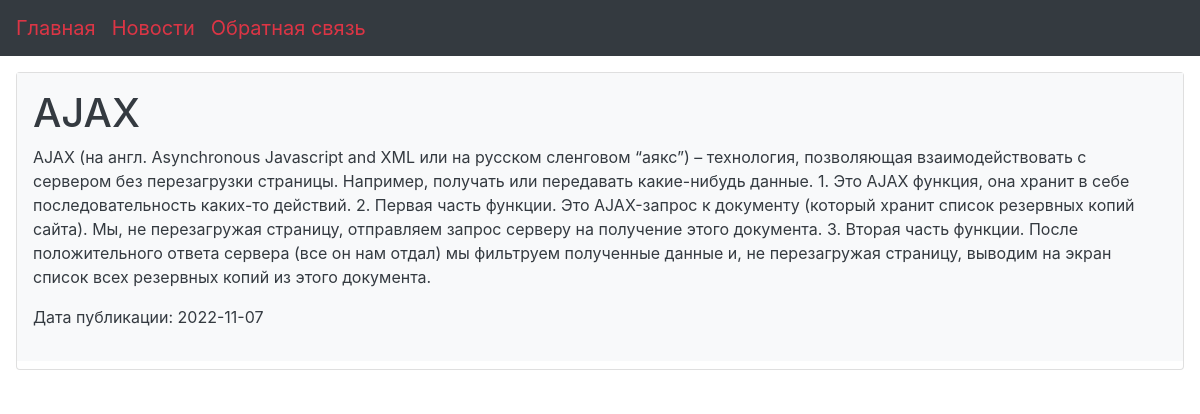
Page /post.php?id_article=5 on the committed database.
### tables this page shows
CREATE TABLE `topic` (
  `id` int NOT NULL,
  `name` text NOT NULL
);

CREATE TABLE `articles` (
  `id` int NOT NULL,
  `title` tinytext,
  `text` text NOT NULL,
  `id_topic` int NOT NULL,
  `views` int NOT NULL DEFAULT '0',
  `date` datetime NOT NULL DEFAULT CURRENT_TIMESTAMP
);

### generation.php (the view, shortened to what this page needs)
<?php
function generation_head_menu ($mysqli) {
    $sql = "SELECT * FROM `topic`";
    $resSQL = $mysqli -> query($sql);
    ?>
    <header class="menu">
        <div class="container_menu">
            <nav class="navbar navbar-expand-lg navbar-dark bg-dark">
                <ul class="navbar-nav mr-auto">
                    <li><a class="navbar-brand text-danger" href="index.php">Главная</a></li>
                    <?php
                    while ($rowTopic = $resSQL -> fetch_assoc()) {
                        echo '<li class="nav-item"><a class="navbar-brand text-danger" href="./topic.php?id_topic='. $rowTopic["id"] .'">'. $rowTopic['name'].'</a></li>';
                    }
                    echo '<a class="navbar-brand text-danger" href="signup.php">Обратная связь</a>';
                    ?>
                </ul>
            </nav>
        </div>
    </header>
    <?php
}
            ?>
            <?php
function generation_post ($mysqli, $id_article) {
    $sql = "SELECT * FROM `articles` WHERE `id` = '$id_article'";
    $res = $mysqli -> query($sql);
    if ($res -> num_rows === 1) {
        $resPost = $res -> fetch_assoc()?>
        <h1><?= $resPost['title'] ?></h1>
        <p><?= $resPost['text'] ?></p>
        <p>Дата публикации: <?= substr($resPost['date'], 0, 11) ?></p>
        <?php
    }
}

### style.css (style rules this page uses)
.navbar-brand { margin: 0 auto; }
.container_menu { min-height: 50px; min-width: 50px; }

### rows in the picture
topic: name "Новости"
articles: title "AJAX", text "AJAX (на англ. Asynchronous Javascript and XML или на русском сленговом “аякс”) – технология, позволяющая взаимодействовать с сервером без перезагрузки страницы. Например, получать или передавать какие-нибудь данные. 1. Это AJAX функция, она хранит в себе последовательность каких-то действий. 2. Первая часть функции. Это AJAX-запрос к документу (который хранит список резервных копий сайта). Мы, не перезагружая страницу, отправляем запрос серверу на получение этого документа. 3. Вторая часть функции. После положительного ответа сервера (все он нам отдал) мы фильтруем полученные данные и, не перезагружая страницу, выводим на экран список всех резервных копий из этого документа.", date "2022-11-07"
